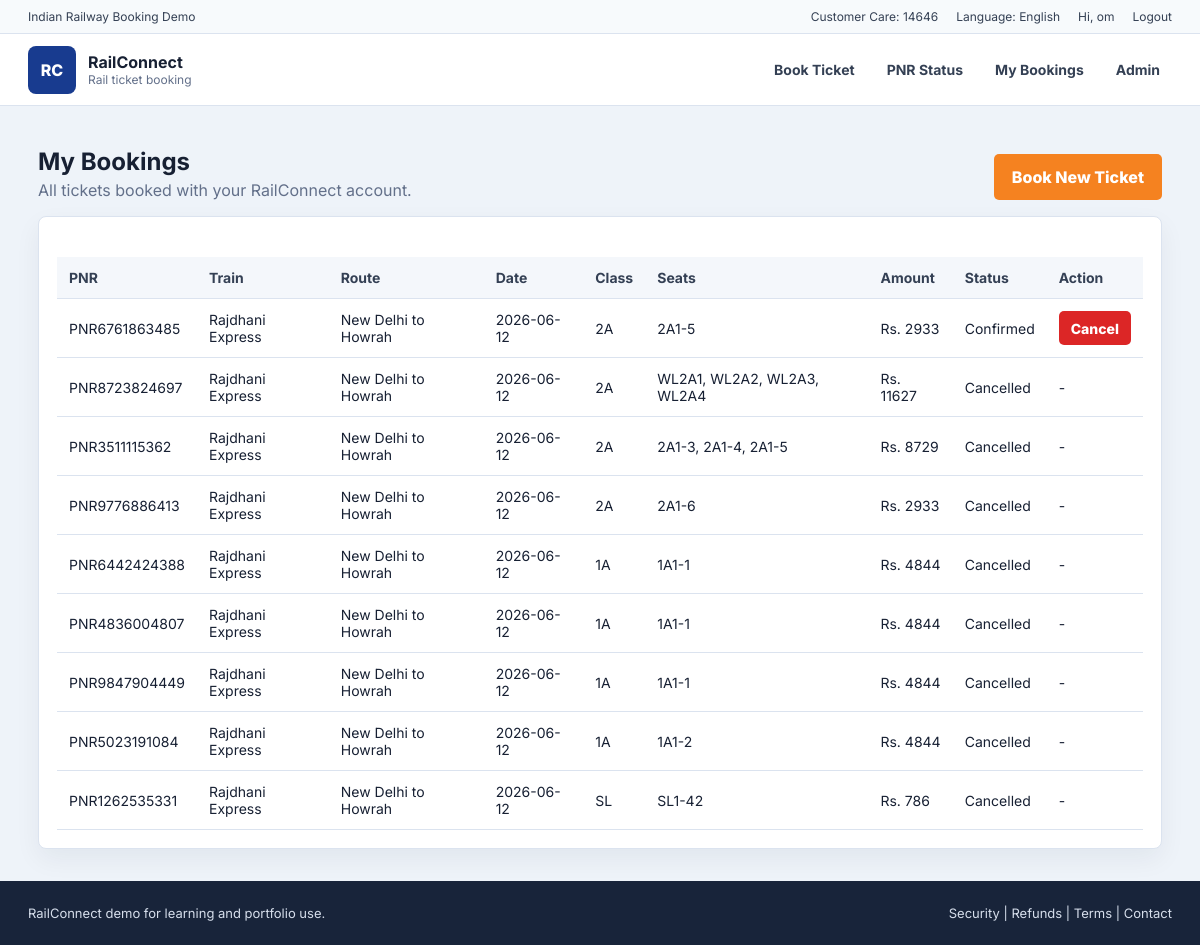
The app's page /my-bookings (signed in) with its own data.
### tables this page shows
CREATE TABLE users (
            id INTEGER PRIMARY KEY AUTOINCREMENT,
            name TEXT NOT NULL,
            email TEXT NOT NULL UNIQUE,
            mobile TEXT NOT NULL UNIQUE,
            password_hash TEXT NOT NULL,
            role TEXT NOT NULL DEFAULT 'user',
            created_at TEXT NOT NULL
        );

CREATE TABLE bookings (
            id INTEGER PRIMARY KEY AUTOINCREMENT,
            user_id INTEGER,
            pnr TEXT NOT NULL UNIQUE,
            train_id TEXT NOT NULL,
            train_name TEXT NOT NULL,
            route TEXT NOT NULL,
            journey_date TEXT NOT NULL,
            class_key TEXT NOT NULL,
            passengers TEXT NOT NULL,
            seats TEXT NOT NULL,
            amount INTEGER NOT NULL,
            status TEXT NOT NULL,
            created_at TEXT NOT NULL,
            FOREIGN KEY(user_id) REFERENCES users(id)
        );

### tempCodeRunnerFile.py (the view)
@app.get("/my-bookings")
def my_bookings():
    user = current_user()
    if not user:
        flash("My Bookings ke liye pehle login karein.", "error")
        return redirect(url_for("login"))
    connection = db()
    rows = connection.execute(
        "SELECT * FROM bookings WHERE user_id = ? ORDER BY id DESC",
        (user["id"],),
    ).fetchall()
    connection.close()
    return render_template("my_bookings.html", bookings=[row_to_booking(row) for row in rows], user=user)

### tempCodeRunnerFile.py (called while the page is built)
def db():
    connection = sqlite3.connect(DB_PATH)
    connection.row_factory = sqlite3.Row
    return connection

def current_user():
    user_id = session.get("user_id")
    if not user_id:
        return None
    connection = db()
    user = connection.execute("SELECT * FROM users WHERE id = ?", (user_id,)).fetchone()
    connection.close()
    return dict(user) if user else None

def row_to_booking(row):
    return {
        "pnr": row["pnr"],
        "train": row["train_name"],
        "route": row["route"],
        "date": row["journey_date"],
        "class": row["class_key"],
        "passengers": json.loads(row["passengers"]),
        "amount": row["amount"],
        "status": row["status"],
        "seats": json.loads(row["seats"]),
    }

### templates/my_bookings.html (shortened to what this page needs)
{% extends "base.html" %}
{% block content %}
<section class="booking-page">
  <div class="section-heading">
    <div>
      <h2>My Bookings</h2>
      <p>All tickets booked with your RailConnect account.</p>
    </div>
    <a class="primary-button" href="{{ url_for('index') }}#search">Book New Ticket</a>
  </div>
  <section class="admin-card">
    <table>
      <thead><tr><th>PNR</th><th>Train</th><th>Route</th><th>Date</th><th>Class</th><th>Seats</th><th>Amount</th><th>Status</th><th>Action</th></tr></thead>
      <tbody>
        {% for booking in bookings %}
          <tr>
            <td>{{ booking.pnr }}</td>
            <td>{{ booking.train }}</td>
            <td>{{ booking.route }}</td>
            <td>{{ booking.date }}</td>
            <td>{{ booking.class }}</td>
            <td>{{ booking.seats|join(', ') }}</td>
            <td>Rs. {{ booking.amount }}</td>
            <td>{{ booking.status|title }}</td>
            <td>
              {% if booking.status != "cancelled" %}
                <form method="post" action="{{ url_for('cancel_booking', pnr=booking.pnr) }}">
                  <button class="danger-button" type="submit">Cancel</button>
                </form>
              {% else %}
                -
              {% endif %}
            </td>
          </tr>
        {% else %}
          <tr><td colspan="9">No bookings yet.</td></tr>
        {% endfor %}
      </tbody>
    </table>
  </section>
</section>
{% endblock %}

### templates/base.html (shortened to what this page needs)
<!doctype html>
<html lang="en">
<head>
  <link rel="stylesheet" href="{{ url_for('static', filename='styles.css') }}">
</head>
<body>
  <header class="top-strip">
    <div>Indian Railway Booking Demo</div>
    <div class="top-links">
      <span>Customer Care: 14646</span>
      <span>Language: English</span>
      {% if user %}
        <span>Hi, {{ user.name }}</span>
        <a href="{{ url_for('logout') }}">Logout</a>
      {% else %}
        <a class="link-button" href="{{ url_for('login') }}">Login</a>
        <a class="link-button" href="{{ url_for('register') }}">Register</a>
      {% endif %}
    </div>
  </header>
  <nav class="main-nav">
    <a class="brand" href="{{ url_for('index') }}">
      <span class="brand-mark">RC</span>
      <span>
        <strong>RailConnect</strong>
        <small>Rail ticket booking</small>
      </span>
    </a>
    <div class="nav-actions">
      {% if not user %}
        <a href="{{ url_for('register') }}">Register</a>
        <a href="{{ url_for('login') }}">Login</a>
      {% else %}
        {% if user.role == 'admin' %}
          <a href="{{ url_for('admin') }}">Admin Dashboard</a>
        {% else %}
          <a href="{{ url_for('index') }}#search">Book Ticket</a>
          <a href="{{ url_for('index') }}#pnr">PNR Status</a>
          <a href="{{ url_for('my_bookings') }}">My Bookings</a>
          <a href="{{ url_for('admin') }}">Admin</a>
        {% endif %}
      {% endif %}
    </div>
  </nav>
  <main>
    {% block content %}{% endblock %}
  </main>
  <footer class="site-footer">
    <div>RailConnect demo for learning and portfolio use.</div>
    <div>Security | Refunds | Terms | Contact</div>
  </footer>
</body>
</html>

### static/styles.css (style rules this page uses)
:root { --blue: #183b8f; --blue-2: #0f2d75; --orange: #f58220; --ink: #172033; --muted: #63708a; --line: #dbe3ef; --soft: #f4f7fb; --card: #ffffff; --green: #098a46; --red: #b91c1c; }
* { box-sizing: border-box; }
body { margin: 0; font-family: Inter, Arial, sans-serif; background: #eef3f9; color: var(--ink); }
a { color: inherit; text-decoration: none; }
button, input, select { font: inherit; }
.top-strip { min-height: 34px; padding: 7px 28px; display: flex; justify-content: space-between; gap: 18px; align-items: center; background: #f7fafc; color: #344054; font-size: 12px; border-bottom: 1px solid var(--line); }
.top-links { display: flex; gap: 18px; align-items: center; flex-wrap: wrap; }
.main-nav { height: 72px; padding: 0 28px; display: flex; align-items: center; justify-content: space-between; background: #ffffff; border-bottom: 1px solid var(--line); position: sticky; top: 0; z-index: 10; }
.brand { display: flex; align-items: center; gap: 12px; }
.brand-mark { width: 48px; height: 48px; display: grid; place-items: center; border-radius: 8px; background: var(--blue); color: #fff; font-weight: 800; }
.brand strong, .brand small { display: block; }
.brand small { color: var(--muted); font-size: 12px; }
.nav-actions { display: flex; gap: 8px; align-items: center; }
.nav-actions a { padding: 10px 12px; border-radius: 6px; color: #344054; font-weight: 700; font-size: 14px; }
.swap-button, .search-button, .primary-button, .inline-form button { min-height: 46px; border: 0; border-radius: 5px; background: var(--orange); color: #fff; font-weight: 800; cursor: pointer; }
.section-heading { margin-bottom: 16px; display: flex; justify-content: space-between; gap: 14px; align-items: end; }
.section-heading h2 { margin: 0 0 4px; font-size: 24px; }
.section-heading p { margin: 0; color: var(--muted); }
.train-card, .utility-card, .admin-card, .ticket { background: #fff; border: 1px solid var(--line); border-radius: 8px; box-shadow: 0 10px 26px rgba(22, 34, 52, 0.06); }
.primary-button { display: inline-grid; place-items: center; padding: 0 18px; margin-top: 16px; background: var(--orange); }
.danger-button { min-height: 34px; padding: 0 12px; border: 0; border-radius: 5px; background: #dc2626; color: #fff; font-weight: 800; cursor: pointer; }
.booking-page { max-width: 1180px; margin: 32px auto; padding: 0 28px; }
.passenger-table, .admin-card table { width: 100%; margin-top: 22px; border-collapse: collapse; }
th, td { padding: 12px; border-bottom: 1px solid var(--line); text-align: left; font-size: 14px; }
th { background: var(--soft); color: #344054; }
.admin-card { padding: 18px; margin-bottom: 18px; overflow: auto; }
.site-footer { padding: 24px 28px; display: flex; justify-content: space-between; gap: 18px; background: #18243a; color: #d6deeb; font-size: 13px; }

### records on screen
users: name "om"
bookings: pnr "PNR6761863485", train "Rajdhani Express", route "New Delhi to Howrah", date "2026-06-12", class "2A", seats "2A1-5", amount "2933", status "Confirmed"
bookings: pnr "PNR8723824697", train "Rajdhani Express", route "New Delhi to Howrah", date "2026-06-12", class "2A", seats "WL2A1, WL2A2, WL2A3, WL2A4", amount "11627", status "Cancelled"
bookings: pnr "PNR3511115362", train "Rajdhani Express", route "New Delhi to Howrah", date "2026-06-12", class "2A", seats "2A1-3, 2A1-4, 2A1-5", amount "8729", status "Cancelled"
bookings: pnr "PNR9776886413", train "Rajdhani Express", route "New Delhi to Howrah", date "2026-06-12", class "2A", seats "2A1-6", amount "2933", status "Cancelled"
bookings: pnr "PNR6442424388", train "Rajdhani Express", route "New Delhi to Howrah", date "2026-06-12", class "1A", seats "1A1-1", amount "4844", status "Cancelled"
bookings: pnr "PNR4836004807", train "Rajdhani Express", route "New Delhi to Howrah", date "2026-06-12", class "1A", seats "1A1-1", amount "4844", status "Cancelled"
bookings: pnr "PNR9847904449", train "Rajdhani Express", route "New Delhi to Howrah", date "2026-06-12", class "1A", seats "1A1-1", amount "4844", status "Cancelled"
bookings: pnr "PNR5023191084", train "Rajdhani Express", route "New Delhi to Howrah", date "2026-06-12", class "1A", seats "1A1-2", amount "4844", status "Cancelled"
bookings: pnr "PNR1262535331", train "Rajdhani Express", route "New Delhi to Howrah", date "2026-06-12", class "SL", seats "SL1-42", amount "786", status "Cancelled"
